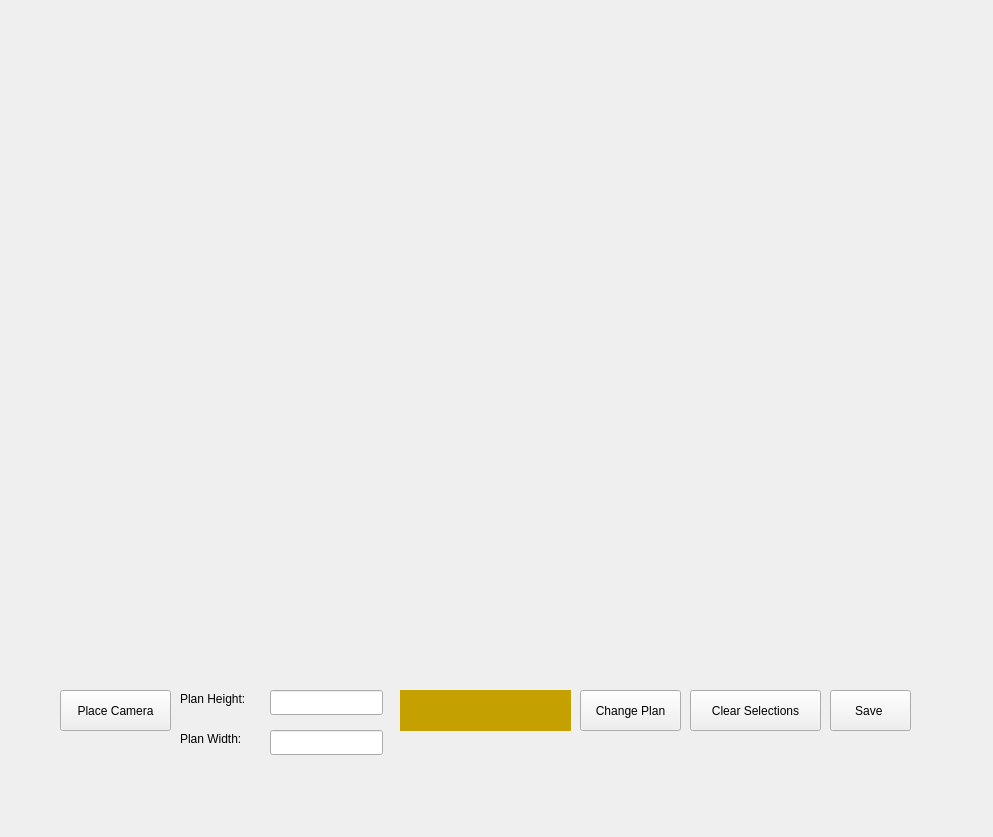
<?xml version="1.0" encoding="UTF-8"?>
<ui version="4.0">
 <class>DialogPlanEdit</class>
 <widget class="QDialog" name="DialogPlanEdit">
  <property name="geometry">
   <rect>
    <x>0</x>
    <y>0</y>
    <width>993</width>
    <height>837</height>
   </rect>
  </property>
  <property name="windowTitle">
   <string>Dialog</string>
  </property>
  <widget class="matDisplay" name="mat_Display">
   <property name="geometry">
    <rect>
     <x>50</x>
     <y>50</y>
     <width>921</width>
     <height>601</height>
    </rect>
   </property>
   <property name="text">
    <string/>
   </property>
  </widget>
  <widget class="QPushButton" name="pushButton_4">
   <property name="geometry">
    <rect>
     <x>830</x>
     <y>690</y>
     <width>81</width>
     <height>41</height>
    </rect>
   </property>
   <property name="focusPolicy">
    <enum>Qt::NoFocus</enum>
   </property>
   <property name="text">
    <string>Save </string>
   </property>
   <property name="autoDefault">
    <bool>true</bool>
   </property>
  </widget>
  <widget class="QLabel" name="label_2">
   <property name="geometry">
    <rect>
     <x>180</x>
     <y>730</y>
     <width>101</width>
     <height>17</height>
    </rect>
   </property>
   <property name="text">
    <string>Plan Width:</string>
   </property>
  </widget>
  <widget class="QLabel" name="label">
   <property name="geometry">
    <rect>
     <x>180</x>
     <y>690</y>
     <width>101</width>
     <height>17</height>
    </rect>
   </property>
   <property name="text">
    <string>Plan Height:</string>
   </property>
  </widget>
  <widget class="QPushButton" name="pushButton">
   <property name="geometry">
    <rect>
     <x>580</x>
     <y>690</y>
     <width>101</width>
     <height>41</height>
    </rect>
   </property>
   <property name="focusPolicy">
    <enum>Qt::NoFocus</enum>
   </property>
   <property name="text">
    <string>Change Plan</string>
   </property>
  </widget>
  <widget class="QLabel" name="mouse_position_label">
   <property name="geometry">
    <rect>
     <x>400</x>
     <y>690</y>
     <width>171</width>
     <height>41</height>
    </rect>
   </property>
   <property name="styleSheet">
    <string notr="true">background-color: rgb(196, 160, 0);</string>
   </property>
   <property name="text">
    <string/>
   </property>
  </widget>
  <widget class="QPushButton" name="pushButton_3">
   <property name="geometry">
    <rect>
     <x>60</x>
     <y>690</y>
     <width>111</width>
     <height>41</height>
    </rect>
   </property>
   <property name="focusPolicy">
    <enum>Qt::NoFocus</enum>
   </property>
   <property name="text">
    <string>Place Camera</string>
   </property>
  </widget>
  <widget class="QPushButton" name="pushButton_2">
   <property name="geometry">
    <rect>
     <x>690</x>
     <y>690</y>
     <width>131</width>
     <height>41</height>
    </rect>
   </property>
   <property name="focusPolicy">
    <enum>Qt::NoFocus</enum>
   </property>
   <property name="text">
    <string>Clear Selections</string>
   </property>
  </widget>
  <widget class="QLineEdit" name="height_edit">
   <property name="geometry">
    <rect>
     <x>270</x>
     <y>690</y>
     <width>113</width>
     <height>25</height>
    </rect>
   </property>
   <property name="focusPolicy">
    <enum>Qt::ClickFocus</enum>
   </property>
  </widget>
  <widget class="QLineEdit" name="width_edit">
   <property name="geometry">
    <rect>
     <x>270</x>
     <y>730</y>
     <width>113</width>
     <height>25</height>
    </rect>
   </property>
   <property name="focusPolicy">
    <enum>Qt::ClickFocus</enum>
   </property>
  </widget>
 </widget>
 <customwidgets>
  <customwidget>
   <class>matDisplay</class>
   <extends>QLabel</extends>
   <header location="global">matdisplay.h</header>
  </customwidget>
 </customwidgets>
 <resources/>
 <connections/>
</ui>
